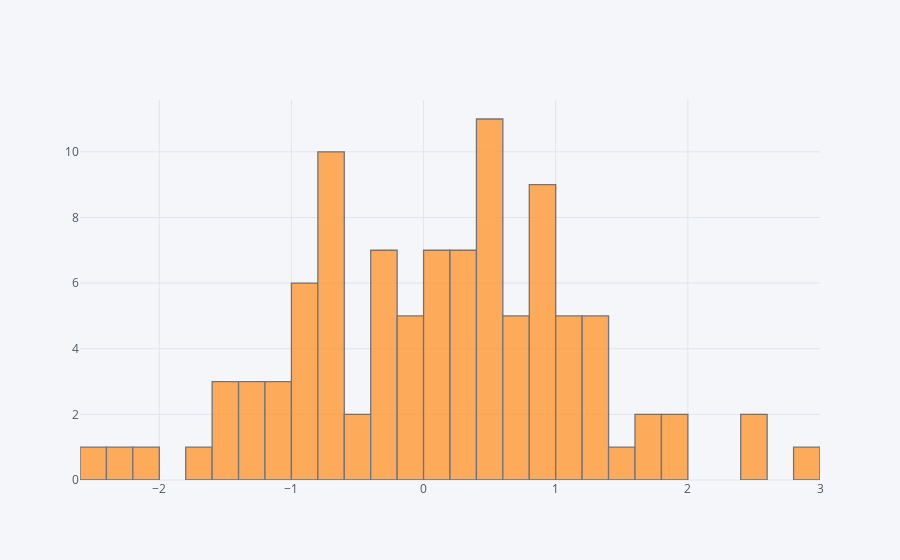

The notebook cell this image was saved under:
### Code cell
# HISTOGRAM
df['A'].iplot(kind='hist',bins=50)

### Figure 1 — Plotly figure (JSON) as saved in the notebook; plotly's stock layout.template omitted (floating-point values rounded to 4 significant figures)
{"data": [{"histfunc": "count", "histnorm": "", "marker": {"color": "rgba(255, 153, 51, 1.0)", "line": {"color": "#4D5663", "width": 1.3}}, "name": "A", "nbinsx": 50, "opacity": 0.8, "orientation": "v", "type": "histogram", "x": [-0.8164, 0.4616, 0.9263, -0.7283, -0.7201, 1.335, 0.4579, 0.4413, 0.5502, 0.1671, 1.516, 0.7702, -0.2812, 0.03295, 1.03, -0.1232, -0.04369, 0.7718, -0.3618, 0.9375, -0.6226, -1.331, 0.4855, 0.8787, -2.498, 1.229, 0.02227, -0.6596, 1.33, 1.68, 0.6655, 0.278, -0.6789, 1.163, 0.7619, 0.3234, 2.417, 1.046, 0.4019, 0.1557, 0.4326, -1.279, 2.963, 0.7157, -0.7475, 1.297, -0.3558, 0.04573, 0.2028, 0.5918, 1.053, -0.2249, 0.565, 0.8453, -0.7177, -1.558, -1.448, -1.335, -2.08, 0.3417, -0.4909, 0.2068, -0.1432, 0.459, -1.128, -0.8658, -0.8054, 1.4, 0.8489, -0.9755, -0.4397, -1.074, 1.959, -0.005622, -0.3285, -0.6035, -0.06728, -0.6885, 0.594, -1.428, -0.66, -2.239, 1.692, 0.3494, -0.2214, 1.842, -1.631, -1.081, 0.9455, 0.05321, 0.9079, 0.236, -0.9646, 2.561, 0.8816, 1.072, 0.9293, 0.1854, -0.893, -0.2082]}], "layout": {"barmode": "overlay", "legend": {"bgcolor": "#F5F6F9", "font": {"color": "#4D5663"}}, "paper_bgcolor": "#F5F6F9", "plot_bgcolor": "#F5F6F9", "titlefont": {"color": "#4D5663"}, "xaxis1": {"gridcolor": "#E1E5ED", "showgrid": true, "tickfont": {"color": "#4D5663"}, "title": "", "titlefont": {"color": "#4D5663"}, "zerolinecolor": "#E1E5ED"}, "yaxis1": {"gridcolor": "#E1E5ED", "showgrid": true, "tickfont": {"color": "#4D5663"}, "title": "", "titlefont": {"color": "#4D5663"}, "zerolinecolor": "#E1E5ED"}}}
